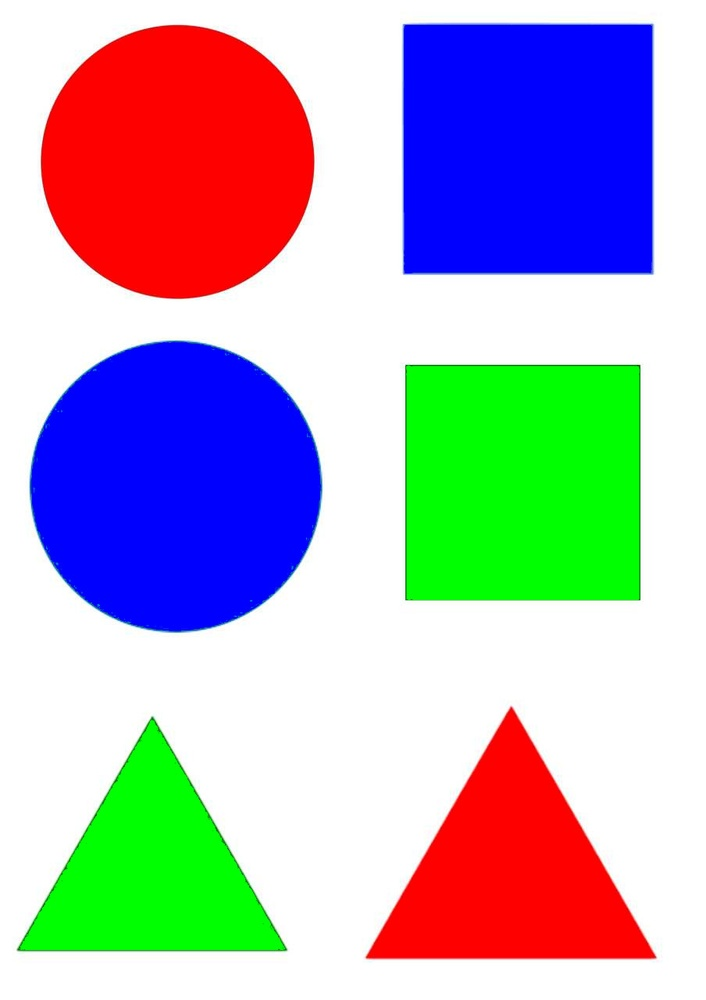
#> input picture src/practising/bettercolors.jpeg, 706 x 1000 px, shrunk from 904 x 1280 before the run
$ python myColor.py --image bettercolors.jpeg
#> lines starting #> are read from the running program, lines starting #| are printed output that depends on the picture; after the words box and inside, x2 and y2 are one past the last pixel; in counts of white or black regions, pixels touching at a corner belong together
#!/usr/bin/env python

import numpy as np
import cv2
import argparse


if __name__ == "__main__":

	ap = argparse.ArgumentParser()
	ap.add_argument("-i", "--image", required=True, help="path to the image")
	args = vars(ap.parse_args())

	image = cv2.imread(args["image"])
#> image is the input picture: shape (1000, 706, 3); mean B, G, R 188.2, 173.5, 176.2

	boundaries = [
		([0, 0, 100], [80, 80, 255]),			#red  b,g,r
		([0, 150, 0], [80,255, 80]),			#green
		([100, 0, 0], [255, 70, 70]),		#blue
		#([103, 86, 65], [145, 133, 128])
	]
	num = 0
	result = 0 ## ADDED
	for (lower, upper) in boundaries:
		num+=1
		# create NumPy arrays from the boundaries
		lower = np.array(lower, dtype = "uint8")
		upper = np.array(upper, dtype = "uint8")

		# find the colors within the specified boundaries and apply
		# the mask
		mask = cv2.inRange(image, lower, upper)
		output = cv2.bitwise_and(image, image, mask = mask)
		result = cv2.add(result,output) ## ADDED
		name = "img" + str(num) +".jpg"
		# show the images
		#cv2.imshow("images", np.hstack([image, output]))
		cv2.imshow("images", result)
		cv2.imwrite(name, output)
		cv2.waitKey(0)
#> this loop made 3 passes
#> pass 1, `mask = cv2.inRange(image, lower, upper)`:
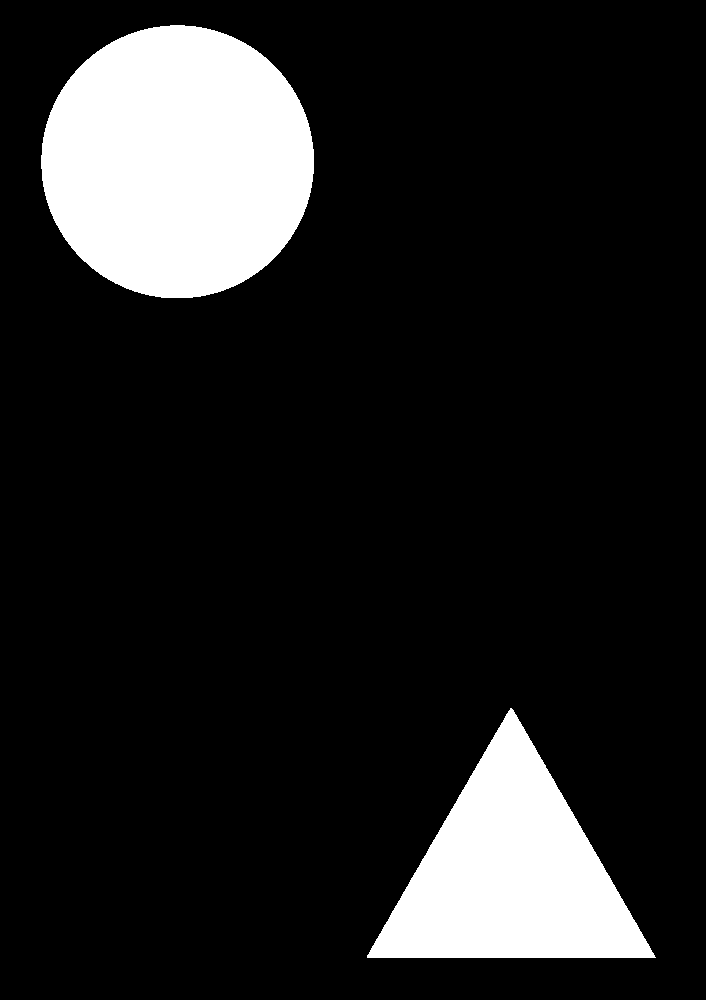
#> mask: shape (1000, 706); 13.5% white; 2 white regions, box (x1, y1, x2, y2) and area: (41, 25, 314, 298) 58530, (367, 708, 656, 958) 36599
#> pass 1, `output = cv2.bitwise_and(image, image, mask = mask)`:
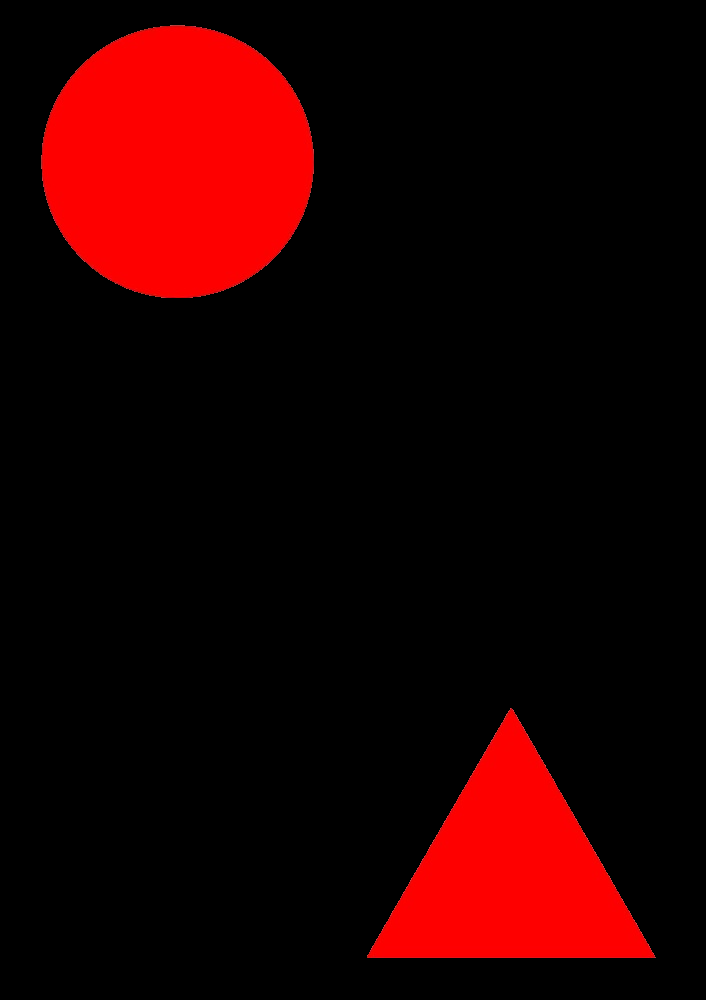
#> output: shape (1000, 706, 3); mean B, G, R 0.1, 0.1, 34
#> pass 2, `mask = cv2.inRange(image, lower, upper)`:
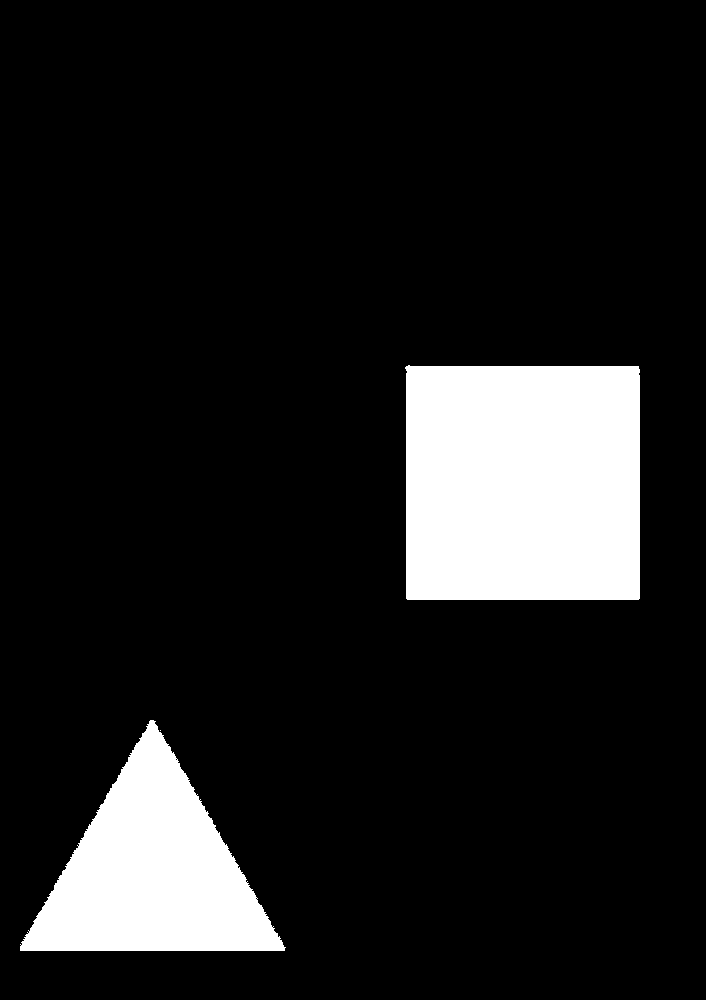
#> mask: shape (1000, 706); 12.2% white; 3 white regions (1 under 20 px), largest, box (x1, y1, x2, y2) and area: (405, 365, 640, 600) 54751, (20, 720, 286, 951) 31598
#> pass 2, `output = cv2.bitwise_and(image, image, mask = mask)`:
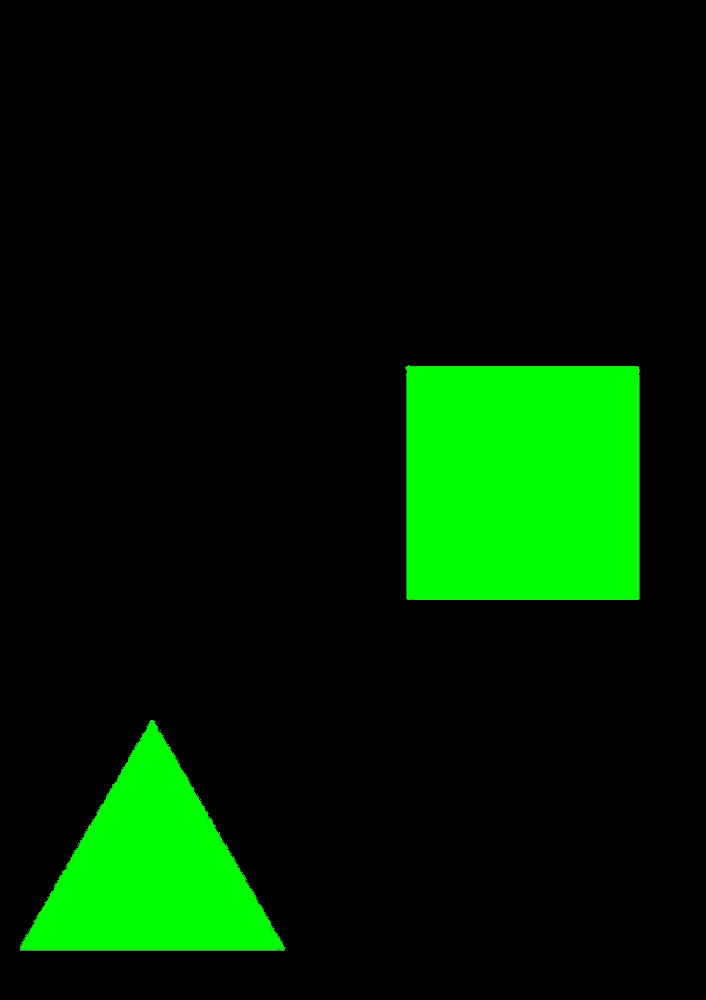
#> output: shape (1000, 706, 3); mean B, G, R 0.2, 31, 0.1
#> after the loop:
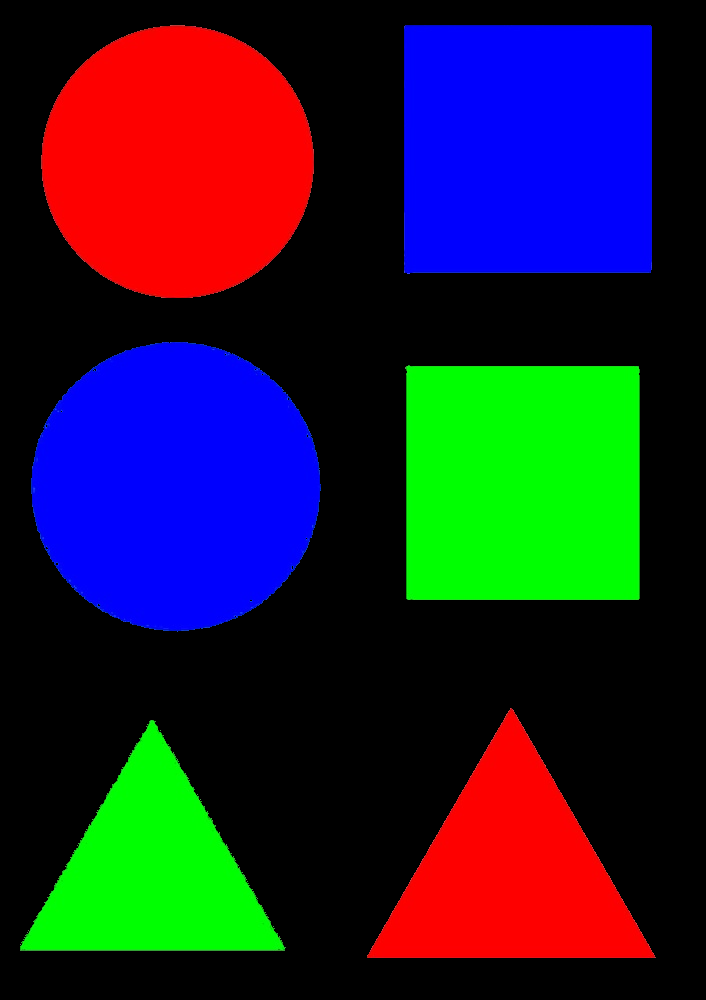
#> result: shape (1000, 706, 3); mean B, G, R 45.9, 31.2, 34.2
#> after the loop, num = 3
